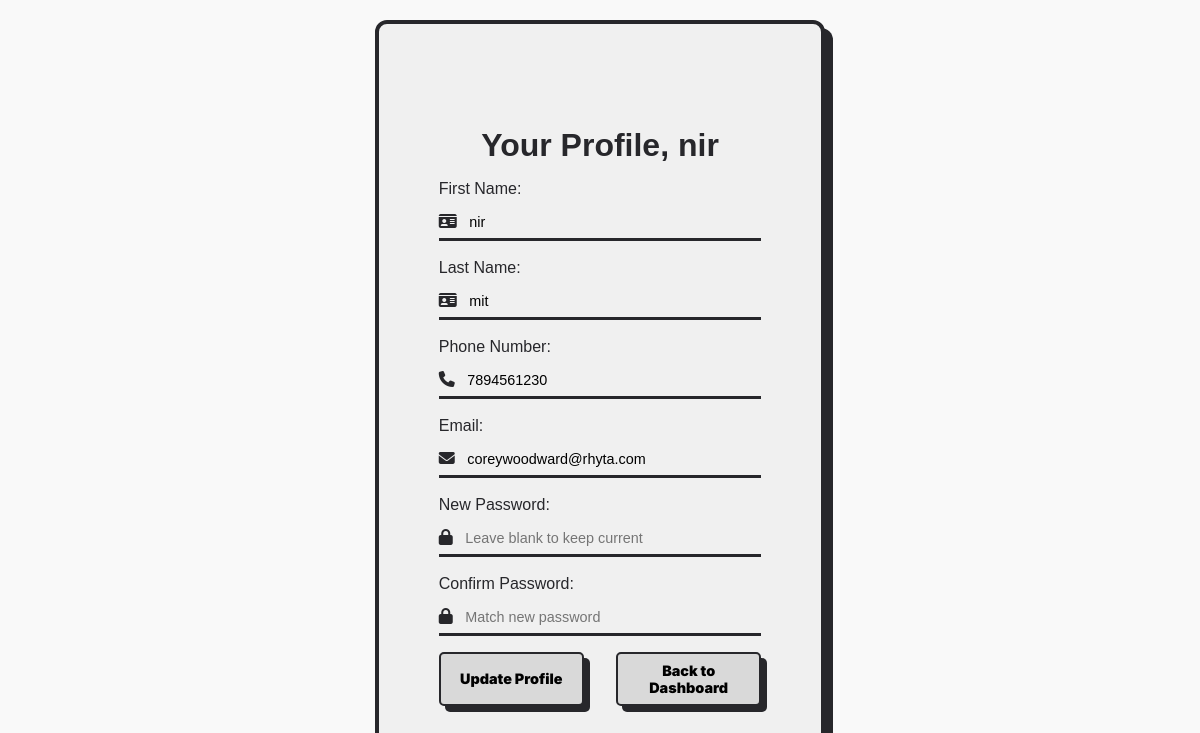
The app's page /student/profile/ (signed in) with its own data.
### core/models.py (models this page shows, shortened)
class UserDetails(AbstractUser):
    user_gender = models.CharField(
        max_length=1,
        choices=[('M', 'Male'), ('F', 'Female'), ('O', 'Other')],
        null=True,
    )
    user_phNo = models.CharField(max_length=15, null=True, blank=True)
    state = models.ForeignKey(StateMaster, on_delete=models.SET_NULL, null=True, blank=True)
    city = models.ForeignKey(CityMaster, on_delete=models.SET_NULL, null=True, blank=True)
    role = models.ForeignKey(RoleMaster, on_delete=models.CASCADE, null=True, blank=True)
    course = models.ForeignKey(CourseDetails, on_delete=models.SET_NULL, null=True, blank=True)
    user_isAct = models.BooleanField(default=True)
    username = None
    email = models.EmailField(unique=True)
    USERNAME_FIELD = 'email'
    REQUIRED_FIELDS = []
    objects = UserDetailsManager()

### student/views.py (the view, shortened to what this page needs)
# urls.py: path('profile/', views.profile, name='professor_profile'),
@login_required
def profile(request):
    user = request.user
    if user.role.role_name != 'student':
        return redirect('dashboard')
    return render(request, 'student/profile.html', {'user': user})

### templates/student/profile.html (shortened to what this page needs)
{% extends 'base.html' %} {% load static %} {% block title %}Student Profile{%endblock %}
{% block content %}
<div class="main">
  <div class="login-container">
<h1>Your Profile, {{ user.first_name }}</h1>
<form method="post">
  <div class="form-group">
    <label for="first_name">First Name:</label>
    <div style="border-bottom: 3px solid;">
    <i class="fa-solid fa-id-card"></i>
      <input
      type="text"
      id="first_name"
      name="first_name"
      value="{{ user.first_name }}"
      required
    />
    </div>
  </div>
  <br>
  <div class="form-group">
    <label for="last_name">Last Name:</label>
    <div style="border-bottom: 3px solid;">
    <i class="fa-solid fa-id-card"></i>
      <input
      type="text"
      id="last_name"
      name="last_name"
      value="{{ user.last_name }}"
      required
    />
    </div>
  </div>
  <br>
  <div class="form-group">
    <label for="user_phNo">Phone Number:</label>
    <div style="border-bottom: 3px solid;">
    <i class="fa-solid fa-phone"></i>
      <input
      type="text"
      id="user_phNo"
      name="user_phNo"
      value="{{ user.user_phNo }}"
      required
    />
    </div>
  </div>
  <br>
  <div class="form-group">
    <label for="email">Email:</label>
    <div style="border-bottom: 3px solid;">
    <i class="fa-solid fa-envelope"></i>
      <input
      type="email"
      id="email"
      name="email"
      value="{{ user.email }}"
      required
    />
    </div>
  </div>
  <br>
  <div class="form-group">
    <label for="password">New Password:</label>
    <div style="border-bottom: 3px solid;">
    <i class="fa-solid fa-lock"></i>
        <input
      type="password"
      id="password"
      name="password"
      placeholder="Leave blank to keep current"
    />
    </div>
  </div>
  <br>
  <div class="form-group">
    <label for="password_confirm">Confirm Password:</label>
    <div style="border-bottom: 3px solid;">
    <i class="fa-solid fa-lock"></i>
      <input
      type="password"
      id="password_confirm"
      name="password_confirm"
      placeholder="Match new password"
    />
    </div>
  </div>
  <div class="buttons">
    <button type="submit" class="btn">Update Profile</button><a href="{% url 'student_dashboard' %}" class="btn">Back to Dashboard</a>
  </div>
</form>
</div>
</div>
  {% endblock %}

### static/css/style.css (style rules this page uses)
* { margin: 0; padding: 0; box-sizing: border-box; }
html, body { width: 100%; font-family: "ceira", sans-serif; color: hsl(240, 5%, 16%); background-color: #f9f9f9; }
.main { height: 100vh; width: 100%; display: flex; align-items: center; justify-content: center; flex-direction: column; }
.main > div { height: max-content; width: 450px; display: flex; align-items: center; justify-content: center; flex-direction: column; gap: 1rem; padding-top: 2rem; background-color: #f0f0f0; border: 4px solid hsl(240, 5%, 16%); border-radius: 12px; box-shadow: 8px 8px 0 hsl(240, 5%, 16%); }
label { display: block; }
input, select { margin-top: 0.5rem; min-width: 25vw; padding: 0.5rem; font-size: clamp(0.7rem, 1.2vw, 2rem); background-color: #f0f0f0; border: none; outline: none; }

### static/css/single_result.css (style rules this page uses)
* { font-family: Arial, sans-serif; }

### templates/student/profile.html (style rules this page uses)
.main > div { height: 95%; }

### records on screen
UserDetails: first_name "nir", last_name "mit", user_phNo "7894561230", email "coreywoodward@rhyta.com"
